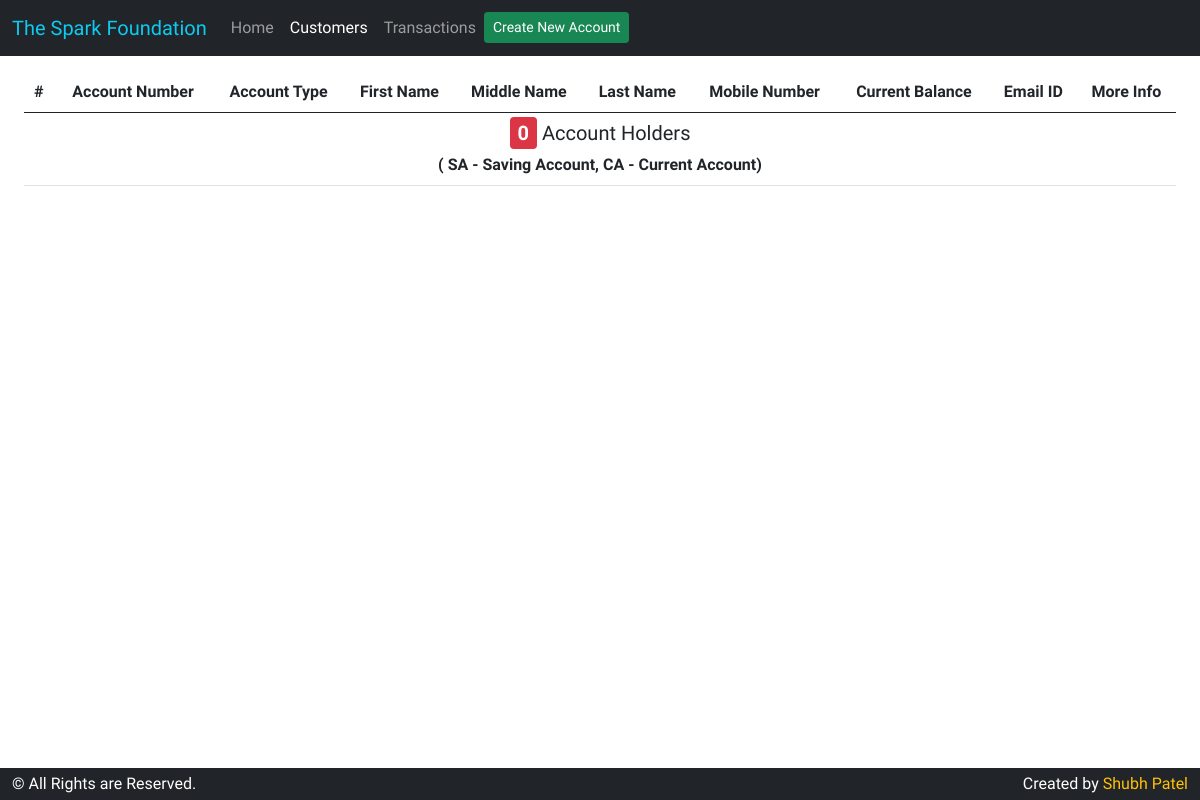
Before: /customers.php with the older database file.
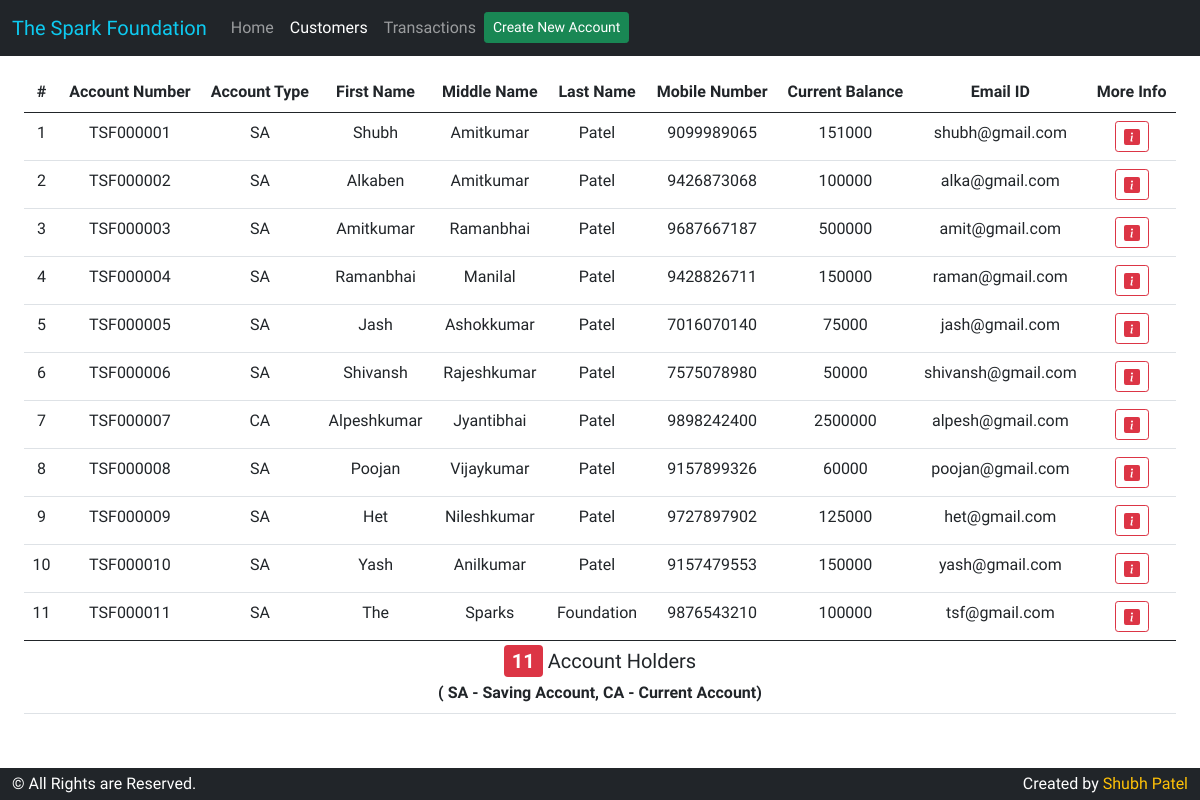
After: the same page with the newer database file.
### tables this page shows
CREATE TABLE `Customers` (
  `AccountNumber` varchar(10) NOT NULL,
  `AccountType` varchar(10) NOT NULL,
  `FirstName` varchar(25) NOT NULL,
  `MiddleName` varchar(25) DEFAULT NULL,
  `LastName` varchar(25) NOT NULL,
  `MobileNumber` varchar(10) NOT NULL,
  `CurrentBalance` float NOT NULL,
  `EmailID` varchar(30) NOT NULL,
  `Address` text DEFAULT NULL,
  `Notes` text DEFAULT NULL,
  `CreatedOn` datetime NOT NULL,
  `LastActivity` datetime NOT NULL
);

### customers.php (the view, shortened to what this page needs)
<!DOCTYPE html>
<html lang="en">
<head>
    <link rel="stylesheet" href="assets/css/Style.css">
    <link rel="stylesheet" href="assets/css/Carousal.css">
    <link rel="stylesheet" href="assets/css/Introduction.css">
    <link rel="stylesheet" href="assets/vendor/bootstrap-5.0.1-dist/css/bootstrap.min.css">
</head>
<body>
    <nav class="navbar fixed-top navbar-expand-lg navbar-dark bg-dark">
        <div class="container-fluid">
            <a class="navbar-brand text-info" href="#">
                The Spark Foundation
            </a>
            <div class="collapse navbar-collapse" id="navbarNavAltMarkup">
                <div class="navbar-nav">
                    <a class="nav-link" aria-current="page" href="index.php">Home</a>
                    <a class="nav-link active" href="#">Customers</a>
                    <a class="nav-link" href="transaction.php">Transactions</a>
                    <a href="createNewAccount.php" class="mt-1">
                        <button class="btn btn-success btn-sm">Create New Account</button>
                    </a>
                </div>
            </div>
        </div>
    </nav>
    <div class="container-fluid my-5">
        <div class="row p-4 text-info text-center">
            <table class="table table-hover">
                <thead>
                    <tr>
                        <th>#</th>
                        <th>Account Number</th>
                        <th>Account Type</th>
                        <th>First Name</th>
                        <th>Middle Name</th>
                        <th>Last Name</th>
                        <th>Mobile Number</th>
                        <th>Current Balance</th>
                        <th>Email ID</th>
                        <th>More Info</th>
                    </tr>
                </thead>
                <tbody>
                    <?php
                        include('database/connection.php');
                        $CustomerData = $connection -> query("SELECT * FROM Customers") or die("Customer Table not Accessable.");
                        $count = 0;
                        while($row = $CustomerData -> fetch_assoc())
                        {
                            $count++;
                            echo "<tr>";
                            echo "<td>" . $count . "</td>";
                            echo "<td>" . $row['AccountNumber'] . "</td>";
                            echo "<td>" . $row['AccountType'] . "</td>";
                            echo "<td>" . $row['FirstName'] . "</td>";
                            echo "<td>" . $row['MiddleName'] . "</td>";
                            echo "<td>" . $row['LastName'] . "</td>";
                            echo "<td>" . $row['MobileNumber'] . "</td>";
                            echo "<td>" . $row['CurrentBalance'] . "</td>";
                            echo "<td>" . $row['EmailID'] . "</td>";
                            echo "<td>";
                            echo "<form method='POST' action='./moreInformation.php'>";
                            echo '<button type="submit" name="AccountNumber" value="' . $row['AccountNumber'] . '" class="btn btn-outline-danger btn-sm">';
                            echo "</button>";
                            echo "</form>";
                            echo "</td>";
                            echo "</tr>";
                        }
                    ?>
                </tbody>
                <tfoot>
                    <tr>
                        <?php
                            echo '<th colspan="10"><h5><strong class="bg-danger text-white py-1 px-2 rounded">' . $count . '</strong> Account Holders</h5> ( SA - Saving Account, CA - Current Account)</th>';
                        ?>
                    </tr>
                </tfoot>
            </table>
        </div>
    </div>
    <footer>
        <div class="container-fluid fixed-bottom py-1 bg-dark">
            <div class="row">
                <div class="col-6 text-white">
                    &copy; All Rights are Reserved.
                </div>
                <div class="col-6 text-white text-end">
                    Created by <a href="https://github.com/Shubh-Official/" target="_BLANK" class="text-warning text-decoration-none">Shubh Patel</a>
                </div>
            </div>
        </div>
    </footer>
</body>
</html>

### assets/css/Style.css (style rules this page uses)
* { font-family: 'Delius', cursive; }

Changed rows visible on the page:
added customers: AccountNumber "TSF000001", AccountType "SA", FirstName "Shubh", MiddleName "Amitkumar", LastName "Patel", MobileNumber "9099989065", CurrentBalance "151000", EmailID "shubh@gmail.com"
added customers: AccountNumber "TSF000002", AccountType "SA", FirstName "Alkaben", MiddleName "Amitkumar", LastName "Patel", MobileNumber "9426873068", CurrentBalance "100000", EmailID "alka@gmail.com"
added customers: AccountNumber "TSF000003", AccountType "SA", FirstName "Amitkumar", MiddleName "Ramanbhai", LastName "Patel", MobileNumber "9687667187", CurrentBalance "500000", EmailID "amit@gmail.com"
added customers: AccountNumber "TSF000004", AccountType "SA", FirstName "Ramanbhai", MiddleName "Manilal", LastName "Patel", MobileNumber "9428826711", CurrentBalance "150000", EmailID "raman@gmail.com"
added customers: AccountNumber "TSF000005", AccountType "SA", FirstName "Jash", MiddleName "Ashokkumar", LastName "Patel", MobileNumber "7016070140", CurrentBalance "75000", EmailID "jash@gmail.com"
added customers: AccountNumber "TSF000006", AccountType "SA", FirstName "Shivansh", MiddleName "Rajeshkumar", LastName "Patel", MobileNumber "7575078980", CurrentBalance "50000", EmailID "shivansh@gmail.com"
added customers: AccountNumber "TSF000007", AccountType "CA", FirstName "Alpeshkumar", MiddleName "Jyantibhai", LastName "Patel", MobileNumber "9898242400", CurrentBalance "2500000", EmailID "alpesh@gmail.com"
added customers: AccountNumber "TSF000008", AccountType "SA", FirstName "Poojan", MiddleName "Vijaykumar", LastName "Patel", MobileNumber "9157899326", CurrentBalance "60000", EmailID "poojan@gmail.com"
added customers: AccountNumber "TSF000009", AccountType "SA", FirstName "Het", MiddleName "Nileshkumar", LastName "Patel", MobileNumber "9727897902", CurrentBalance "125000", EmailID "het@gmail.com"
added customers: AccountNumber "TSF000010", AccountType "SA", FirstName "Yash", MiddleName "Anilkumar", LastName "Patel", MobileNumber "9157479553", CurrentBalance "150000", EmailID "yash@gmail.com"
added customers: AccountNumber "TSF000011", AccountType "SA", FirstName "The", MiddleName "Sparks", LastName "Foundation", MobileNumber "9876543210", CurrentBalance "100000", EmailID "tsf@gmail.com"
Other visible differences:
$count: "0" → "11"
